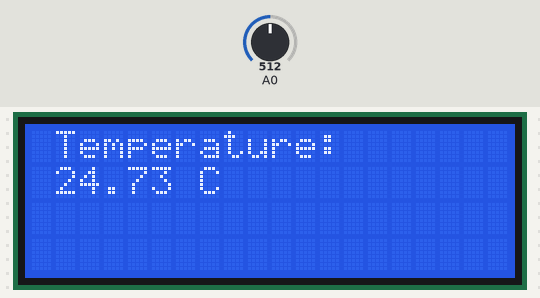
Bench run of a sketch on a simulated Arduino Uno, built with avr-gcc and run on an emulated ATmega328P. Shown: 20×4 character LCD. The inputs (shaded band) are chosen by the test bench; at power-on: A0 = 512.

Above: at 1.2 s.
1.3 s: A0 set to 716
At 5.5 s:
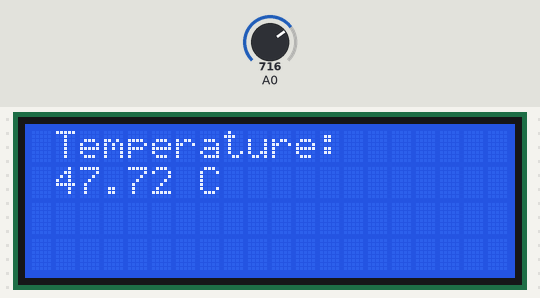
7.3 s: A0 set to 900
At 11.4 s:
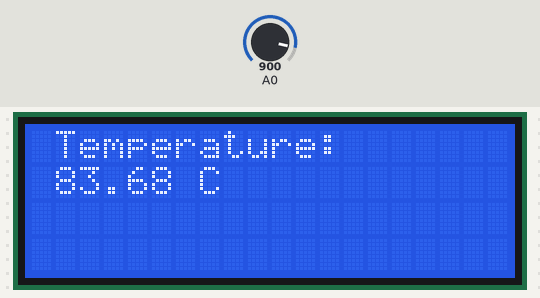
13.3 s: A0 set to 1023
At 16.1 s:
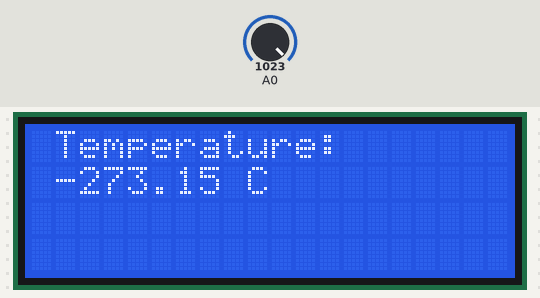
Timing chart, 0 to 17.6 s (numbered marks = the images above; inputs shaded):
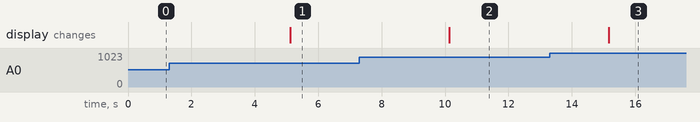

Measured:
- after the input at 1.3 s, the display: changes after 3.8 s (image 1)
- after the input at 7.3 s, the display: changes after 2.8 s (image 2)
- after the input at 13.3 s, the display: changes after 1.9 s (image 3)

The sketch:

DisplayTemp.ino
```cpp
#include <Wire.h>
#include <LiquidCrystal_I2C.h>

#define TEMP_PIN 0;
#define THERMISTOR_OHMS 10000;

LiquidCrystal_I2C lcd(0x27,20,4);  // set the LCD address to 0x27 for a 16 chars and 2 line display

void setup()
{
  lcd.init();                      // initialize the lcd
  lcd.backlight();
}

float calcTempInC(int voltage, int resistance) {

  int Vo = voltage;
  float R1 = (float)resistance;
  float logR2, R2, Tk, Tc;
  float c1 = 1.009249522e-03, c2 = 2.378405444e-04, c3 = 2.019202697e-07;


  R2 = R1 * (1023.0 / (float)Vo - 1.0);
  logR2 = log(R2);
  Tk = (1.0 / (c1 + c2*logR2 + c3*logR2*logR2*logR2));
  Tc = Tk - 273.15;

  return Tc;
}

void writeTempToSerial(float temp) {
  Serial.print("Temperature: ");
  Serial.print(temp);
  Serial.println(" C");
}

int readVoltage(int pin) {
  int result = 0;
  result = analogRead(pin);
  return result;
}

void writeTempToLcd(float temp) {
    String outPut;
    outPut = (String)temp + " C";

    lcd.clear();
    lcd.setCursor(1,0);
    lcd.print("Temperature:");
    lcd.setCursor(1,1);
    lcd.print(outPut);

}


void loop()
{
  int resistance = THERMISTOR_OHMS;
  int thermistorPin = TEMP_PIN;
  int voltage;
  float temp;

  voltage = readVoltage(thermistorPin);
  temp = calcTempInC(voltage, resistance);
  writeTempToLcd(temp);

  delay(5000);
}
```
